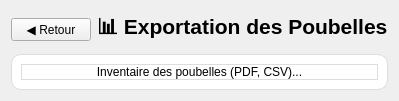
      <widget class="QWidget" name="pageExportPoubelles">
       <layout class="QVBoxLayout" name="layoutExportPoubelles">
        <item>
         <layout class="QHBoxLayout" name="headerExportPoubelle">
          <item>
           <widget class="QPushButton" name="btnRetourExportPoubelle">
            <property name="text">
             <string>◀ Retour</string>
            </property>
           </widget>
          </item>
          <item>
           <widget class="QLabel" name="labelTitleExportPoubelle">
            <property name="font">
             <font>
              <pointsize>16</pointsize>
              <bold>true</bold>
             </font>
            </property>
            <property name="text">
             <string>📊 Exportation des Poubelles</string>
            </property>
           </widget>
          </item>
          <item>
           <spacer name="spacerExportPoubelle">
            <property name="orientation">
             <enum>Qt::Orientation::Horizontal</enum>
            </property>
            <property name="sizeHint" stdset="0">
             <size>
              <width>0</width>
              <height>0</height>
             </size>
            </property>
           </spacer>
          </item>
         </layout>
        </item>
        <item>
         <widget class="QFrame" name="frameExportPoubellePlaceholder">
          <property name="styleSheet">
           <string notr="true">background-color: white; border-radius: 10px; border: 1px solid #ddd;</string>
          </property>
          <layout class="QVBoxLayout" name="layoutExportPoubelleContent">
           <item>
            <widget class="QLabel" name="labelExportPoubelleMsg">
             <property name="text">
              <string>Inventaire des poubelles (PDF, CSV)...</string>
             </property>
             <property name="alignment">
              <set>Qt::AlignmentFlag::AlignCenter</set>
             </property>
            </widget>
           </item>
          </layout>
         </widget>
        </item>
       </layout>
      </widget>
